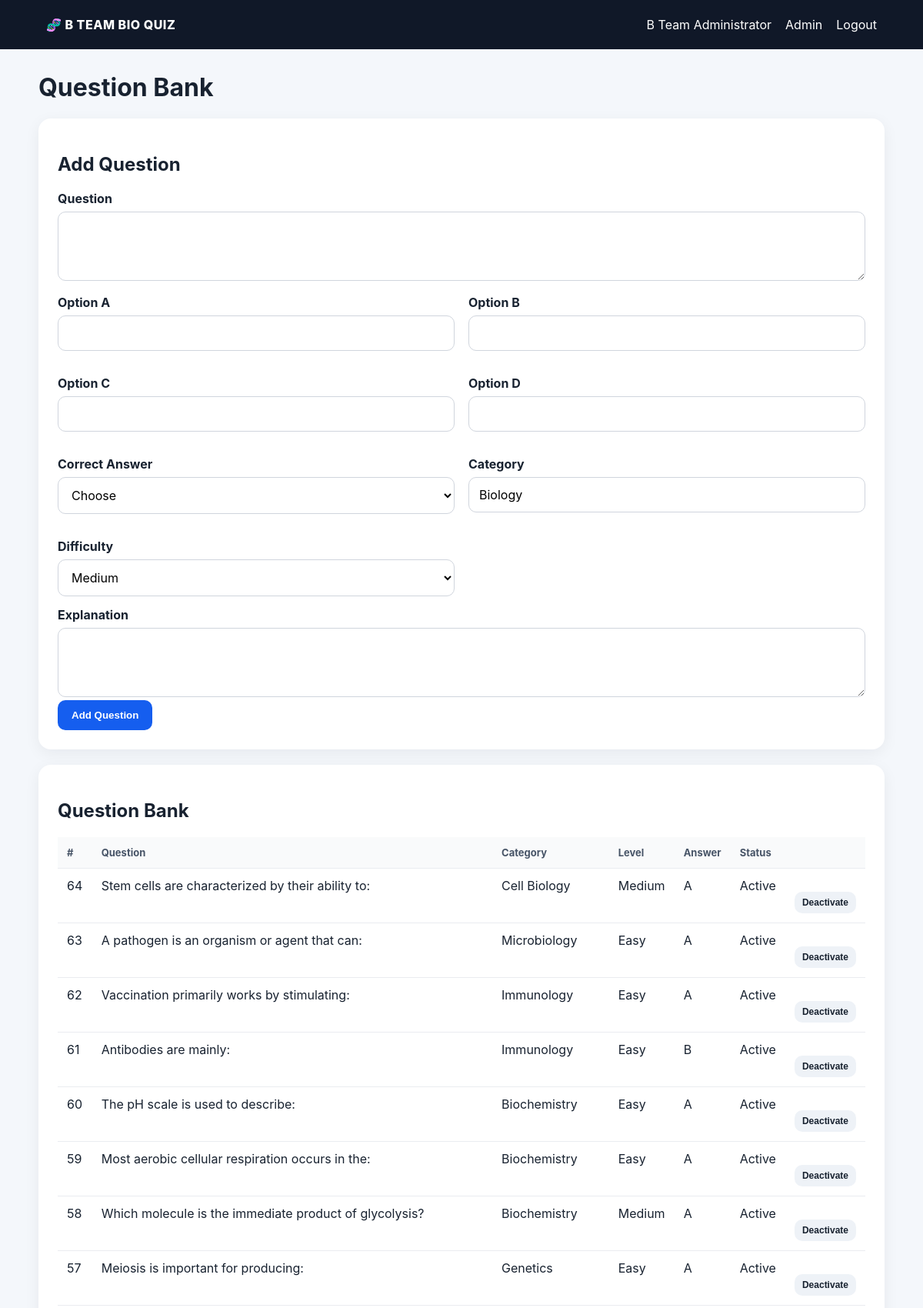
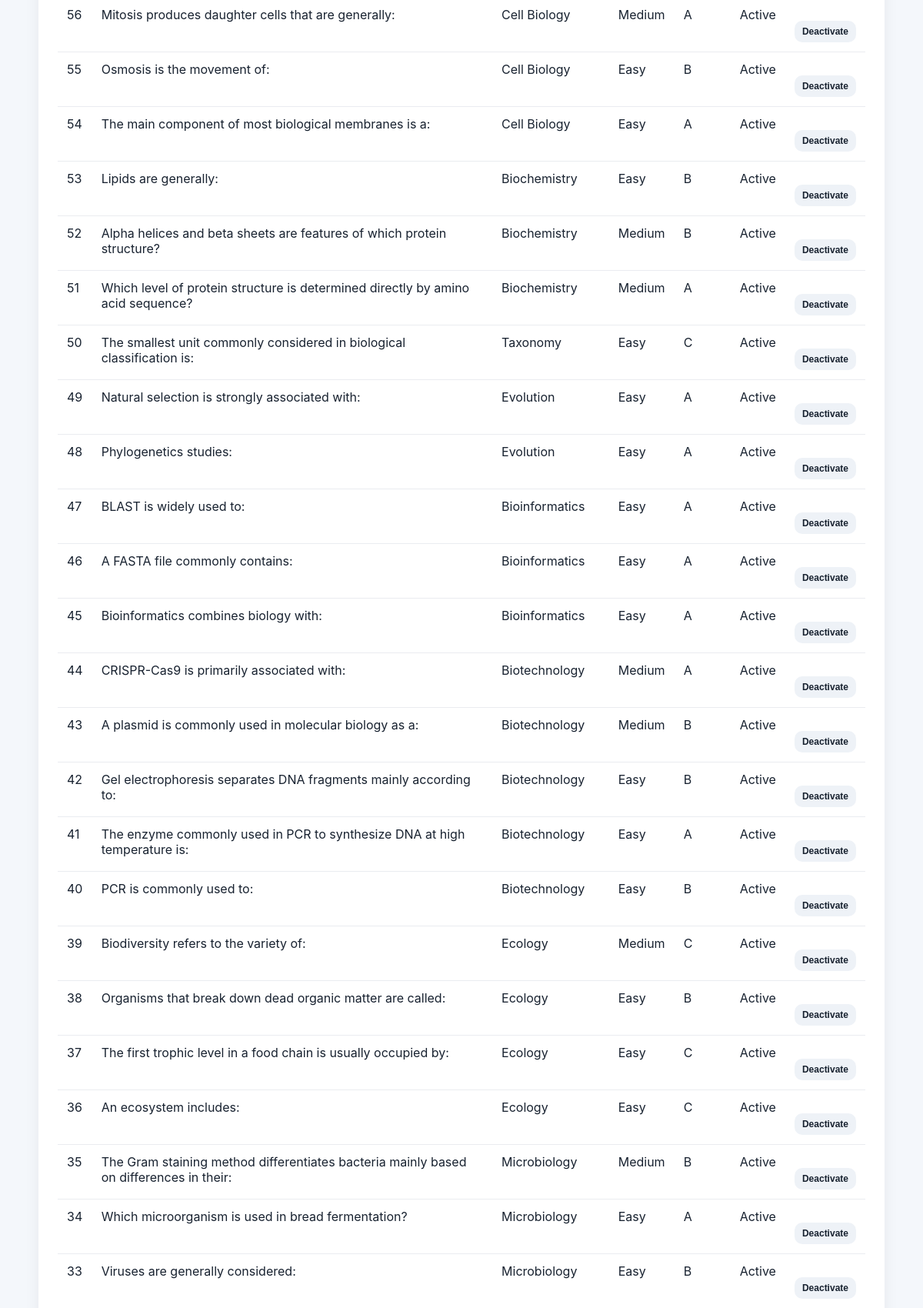
/admin/questions (signed in, upper part), run on the app's committed database (2 pictures, top to bottom).
### tables this page shows
CREATE TABLE questions (
        id INTEGER PRIMARY KEY AUTOINCREMENT, question TEXT NOT NULL,
        option_a TEXT NOT NULL, option_b TEXT NOT NULL, option_c TEXT NOT NULL,
        option_d TEXT NOT NULL, correct_answer TEXT NOT NULL,
        category TEXT NOT NULL DEFAULT 'Biology', explanation TEXT DEFAULT '',
        difficulty TEXT NOT NULL DEFAULT 'Medium', active INTEGER NOT NULL DEFAULT 1
    );

### app.py (the view, shortened to what this page needs)
@app.route("/admin/questions",methods=["GET","POST"])
@admin_required
def admin_questions():
    conn=get_db()
    questions=conn.execute("SELECT * FROM questions ORDER BY id DESC").fetchall(); conn.close()
    return render_template("admin_questions.html",questions=questions)

### app.py (called while the page is built)
def get_db():
    conn = sqlite3.connect(DB_PATH)
    conn.row_factory = sqlite3.Row
    conn.execute("PRAGMA foreign_keys = ON")
    return conn

def admin_required(f):
    @wraps(f)
    def w(*a,**kw):
        if "user_pk" not in session: return redirect(url_for("login"))
        if session.get("role")!="admin":
            flash("Administrator access required.","error"); return redirect(url_for("dashboard"))
        return f(*a,**kw)
    return w

### templates/admin_questions.html (shortened to what this page needs)
{% extends "base.html" %}
{% block content %}<h1>Question Bank</h1>
<div class="card"><h2>Add Question</h2><form method="post"><label>Question</label><textarea name="question" required></textarea><div class="grid-2"><div><label>Option A</label><input name="option_a" required></div><div><label>Option B</label><input name="option_b" required></div><div><label>Option C</label><input name="option_c" required></div><div><label>Option D</label><input name="option_d" required></div><div><label>Correct Answer</label><select name="correct_answer" required><option value="">Choose</option><option>A</option><option>B</option><option>C</option><option>D</option></select></div><div><label>Category</label><input name="category" value="Biology"></div><div><label>Difficulty</label><select name="difficulty"><option>Easy</option><option selected>Medium</option><option>Hard</option></select></div></div><label>Explanation</label><textarea name="explanation"></textarea><button class="btn primary" type="submit">Add Question</button></form></div>
<div class="card"><h2>Question Bank</h2><div class="table-wrap"><table><thead><tr><th>#</th><th>Question</th><th>Category</th><th>Level</th><th>Answer</th><th>Status</th><th></th></tr></thead><tbody>{% for q in questions %}<tr><td>{{ q['id'] }}</td><td>{{ q['question'] }}</td><td>{{ q['category'] }}</td><td>{{ q['difficulty'] }}</td><td>{{ q['correct_answer'] }}</td><td>{{ 'Active' if q['active'] else 'Off' }}</td><td><form method="post" action="{{ url_for('toggle_question',question_id=q['id']) }}"><button class="btn small" type="submit">{{ 'Deactivate' if q['active'] else 'Activate' }}</button></form></td></tr>{% endfor %}</tbody></table></div></div>
{% endblock %}

### static/style.css (style rules this page uses)
* { box-sizing:border-box }
body { margin:0;font-family:Inter,Arial,sans-serif;background:#f4f7fb;color:#182230 }
.card { background:#fff;border-radius:16px;padding:25px;margin-bottom:20px;box-shadow:0 5px 20px rgba(16,24,40,.06) }
.muted,.small { color:#667085 }
.small { font-size:13px;margin-top:18px }
label { display:block;font-weight:700;margin:14px 0 7px }
input,textarea,select { width:100%;padding:12px 13px;border:1px solid #d0d5dd;border-radius:10px;font:inherit;background:#fff }
textarea { min-height:90px;resize:vertical }
.btn { display:inline-block;border:0;border-radius:10px;background:#eef2f7;color:#182230;padding:12px 18px;font-weight:800;text-decoration:none;cursor:pointer }
.btn.primary { background:#155eef;color:#fff }
.btn.small { padding:7px 10px;font-size:12px }
.table-wrap { overflow:auto }
table { width:100%;border-collapse:collapse;min-width:650px }
th,td { text-align:left;padding:12px;border-bottom:1px solid #eaecf0;vertical-align:top }
th { font-size:13px;color:#475467;background:#f9fafb }
.grid-2 { display:grid;grid-template-columns:1fr 1fr;gap:18px }

### data on the page
questions: id "64", question "Stem cells are characterized by their ability to:", category "Cell Biology", difficulty "Medium", correct_answer "A", active "Active", active "Deactivate"
questions: id "63", question "A pathogen is an organism or agent that can:", category "Microbiology", difficulty "Easy", correct_answer "A", active "Active", active "Deactivate"
questions: id "62", question "Vaccination primarily works by stimulating:", category "Immunology", difficulty "Easy", correct_answer "A", active "Active", active "Deactivate"
questions: id "61", question "Antibodies are mainly:", category "Immunology", difficulty "Easy", correct_answer "B", active "Active", active "Deactivate"
questions: id "60", question "The pH scale is used to describe:", category "Biochemistry", difficulty "Easy", correct_answer "A", active "Active", active "Deactivate"
questions: id "59", question "Most aerobic cellular respiration occurs in the:", category "Biochemistry", difficulty "Easy", correct_answer "A", active "Active", active "Deactivate"
questions: id "58", question "Which molecule is the immediate product of glycolysis?", category "Biochemistry", difficulty "Medium", correct_answer "A", active "Active", active "Deactivate"
questions: id "57", question "Meiosis is important for producing:", category "Genetics", difficulty "Easy", correct_answer "A", active "Active", active "Deactivate"
questions: id "56", question "Mitosis produces daughter cells that are generally:", category "Cell Biology", difficulty "Medium", correct_answer "A", active "Active", active "Deactivate"
questions: id "55", question "Osmosis is the movement of:", category "Cell Biology", difficulty "Easy", correct_answer "B", active "Active", active "Deactivate"
questions: id "54", question "The main component of most biological membranes is a:", category "Cell Biology", difficulty "Easy", correct_answer "A", active "Active", active "Deactivate"
questions: id "53", question "Lipids are generally:", category "Biochemistry", difficulty "Easy", correct_answer "B", active "Active", active "Deactivate"
questions: id "52", question "Alpha helices and beta sheets are features of which protein structure?", category "Biochemistry", difficulty "Medium", correct_answer "B", active "Active", active "Deactivate"
questions: id "51", question "Which level of protein structure is determined directly by amino acid sequence?", category "Biochemistry", difficulty "Medium", correct_answer "A", active "Active", active "Deactivate"
questions: id "50", question "The smallest unit commonly considered in biological classification is:", category "Taxonomy", difficulty "Easy", correct_answer "C", active "Active", active "Deactivate"
questions: id "49", question "Natural selection is strongly associated with:", category "Evolution", difficulty "Easy", correct_answer "A", active "Active", active "Deactivate"
questions: id "48", question "Phylogenetics studies:", category "Evolution", difficulty "Easy", correct_answer "A", active "Active", active "Deactivate"
questions: id "47", question "BLAST is widely used to:", category "Bioinformatics", difficulty "Easy", correct_answer "A", active "Active", active "Deactivate"
questions: id "46", question "A FASTA file commonly contains:", category "Bioinformatics", difficulty "Easy", correct_answer "A", active "Active", active "Deactivate"
questions: id "45", question "Bioinformatics combines biology with:", category "Bioinformatics", difficulty "Easy", correct_answer "A", active "Active", active "Deactivate"
questions: id "44", question "CRISPR-Cas9 is primarily associated with:", category "Biotechnology", difficulty "Medium", correct_answer "A", active "Active", active "Deactivate"
questions: id "43", question "A plasmid is commonly used in molecular biology as a:", category "Biotechnology", difficulty "Medium", correct_answer "B", active "Active", active "Deactivate"
questions: id "42", question "Gel electrophoresis separates DNA fragments mainly according to:", category "Biotechnology", difficulty "Easy", correct_answer "B", active "Active", active "Deactivate"
questions: id "41", question "The enzyme commonly used in PCR to synthesize DNA at high temperature is:", category "Biotechnology", difficulty "Easy", correct_answer "A", active "Active", active "Deactivate"
questions: id "40", question "PCR is commonly used to:", category "Biotechnology", difficulty "Easy", correct_answer "B", active "Active", active "Deactivate"
questions: id "39", question "Biodiversity refers to the variety of:", category "Ecology", difficulty "Medium", correct_answer "C", active "Active", active "Deactivate"
questions: id "38", question "Organisms that break down dead organic matter are called:", category "Ecology", difficulty "Easy", correct_answer "B", active "Active", active "Deactivate"
questions: id "37", question "The first trophic level in a food chain is usually occupied by:", category "Ecology", difficulty "Easy", correct_answer "C", active "Active", active "Deactivate"
questions: id "36", question "An ecosystem includes:", category "Ecology", difficulty "Easy", correct_answer "C", active "Active", active "Deactivate"
questions: id "35", question "The Gram staining method differentiates bacteria mainly based on differences in their:", category "Microbiology", difficulty "Medium", correct_answer "B", active "Active", active "Deactivate"
questions: id "34", question "Which microorganism is used in bread fermentation?", category "Microbiology", difficulty "Easy", correct_answer "A", active "Active", active "Deactivate"
questions: id "33", question "Viruses are generally considered:", category "Microbiology", difficulty "Easy", correct_answer "B", active "Active", active "Deactivate"

### other printed values
{{ session.get('name') }} "B Team Administrator"
